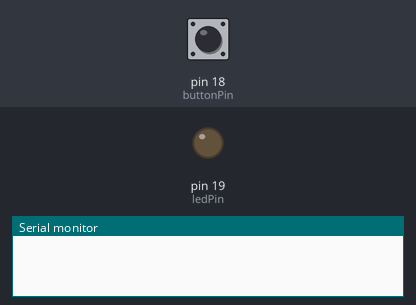
Simulated run of this sketch. Board: Arduino Uno, built with avr-gcc and run on an emulated ATmega328P. Parts: output pins drawn as LEDs (lit = HIGH), the last lines printed to the serial monitor. The test bench sets the inputs (shaded band); at power-on: pin 18 (buttonPin) HIGH.

Above: at 1.2 s.
1.3 s: pin 18 (buttonPin) pulled LOW for 0.15 s
At 1.4 s:
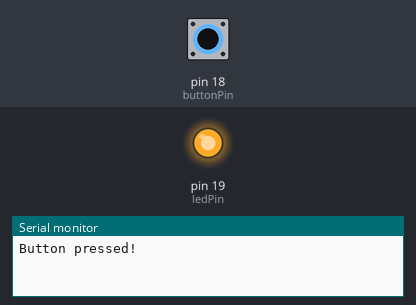
3.0 s: pin 18 (buttonPin) pulled LOW for 3.2 s
At 7.5 s:
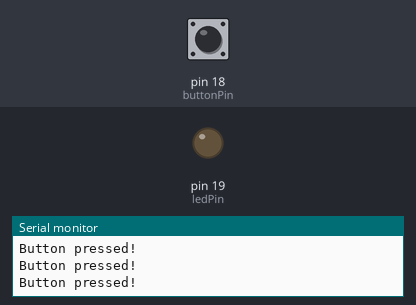
Timing chart, 0 to 9.0 s (numbered marks = the images above; inputs shaded):
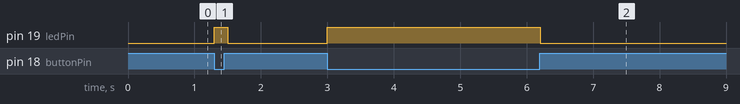

The sketch:

Ex2.ino
```cpp
int buttonPin = 18;  // the pin that the button is connected to
int ledPin = 19;     // the pin that the LED is connected to

void setup() {
  pinMode(buttonPin, INPUT_PULLUP);  // set up the button pin as an input with a pullup resistor
  pinMode(ledPin, OUTPUT);           // set up the LED pin as an output
  Serial.begin(115200);              // initialize the serial line
}

void loop() {
  int buttonState = digitalRead(buttonPin);  // read the state of the button
  if (buttonState == LOW) {                  // if the button is pressed
    digitalWrite(ledPin, HIGH);              // turn on the LED
    Serial.println("Button pressed!");       // print a message on the serial line
    delay(100);                              // wait for 100ms to debounce the button
  } else {                                   // if the button is not pressed
    digitalWrite(ledPin, LOW);               // turn off the LED
  }
}
```

Measured:
- after the input at 1.3 s, pin 19 (ledPin): LOW → HIGH at once, → LOW 0.20 s later
- after the input at 3.0 s, pin 19 (ledPin): LOW → HIGH at once, → LOW 3.2 s later
